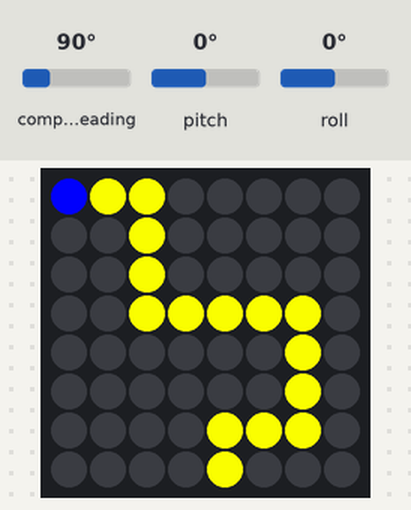
A program run on a simulated Raspberry Pi (BCM pin numbers) with a Sense HAT. Parts: the Sense HAT's 8×8 RGB LED matrix. The test bench sets the inputs (shaded band); at power-on: pitch 0°, roll 0°, compass heading 90°. The Sense HAT reports a negative pitch or roll as 360° plus the angle.

Above: at 1.2 s.
1.3 s: pitch set to -86°
At 2.26 s:
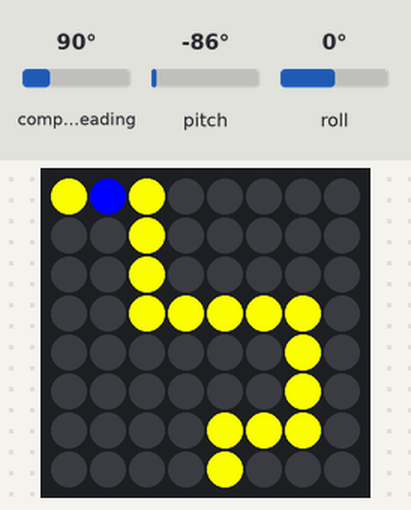
3.9 s: roll set to 86°
5.6 s: roll set to -86°
At 6.74 s:
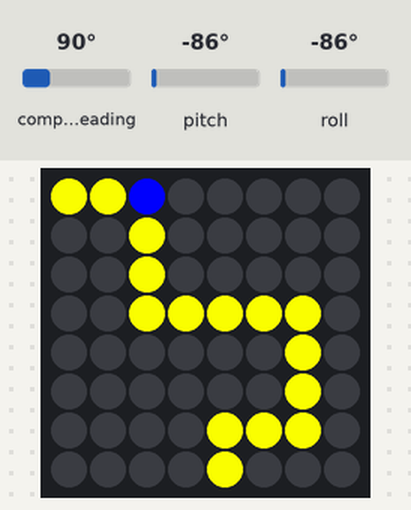
Timing chart, 0 to 8.6 s (numbered marks = the images above; inputs shaded):
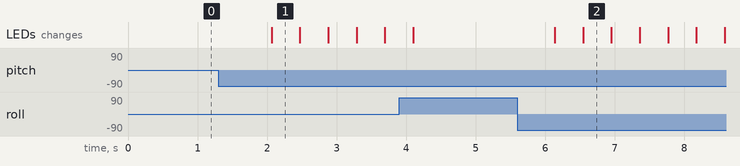

The program:

tightrope.py
```python
from sense_hat import SenseHat
from time import sleep

sense = SenseHat()

y = [255, 255, 0]
x = [0, 0, 0]
b = [0, 0, 255]

init_x = 0
init_y = 0

path = [
  y,y,y,x,x,x,x,x,
  x,x,y,x,x,x,x,x,
  x,x,y,x,x,x,x,x,
  x,x,y,y,y,y,y,x,
  x,x,x,x,x,x,y,x,
  x,x,x,x,x,x,y,x,
  x,x,x,x,y,y,y,x,
  x,x,x,x,y,x,x,x
]

while True:

  sense.set_pixels(path)
  sense.set_pixel(init_x, init_y, b)

  pitch = sense.get_orientation()['pitch'] # rotire pe axa Ox
  roll = sense.get_orientation()['roll']  # rotire pe axa Oz

  if 270 < pitch < 315 and init_x < 7:
    init_x += 1

  if 45 < pitch < 90 and init_x > 0:
    init_x -= 1

  if 45 < roll < 90 and init_y < 7:
    init_y += 1

  if 270 < roll < 315 and init_y > 0:
    init_y -= 1

  current = sense.get_pixel(init_x, init_y)
  if current == x:
    init_x = 0
    init_y = 0

  sleep(0.4)

  
```

Measured:
- after the input at 1.3 s, the LEDs: change after 0.76 s (image 1)
- after the input at 5.6 s, the LEDs: first change after 0.54 s (image 2 shows a later state)
- what the display in image 1 shows lasts 0.4 s, from 2.1 s to 2.5 s
